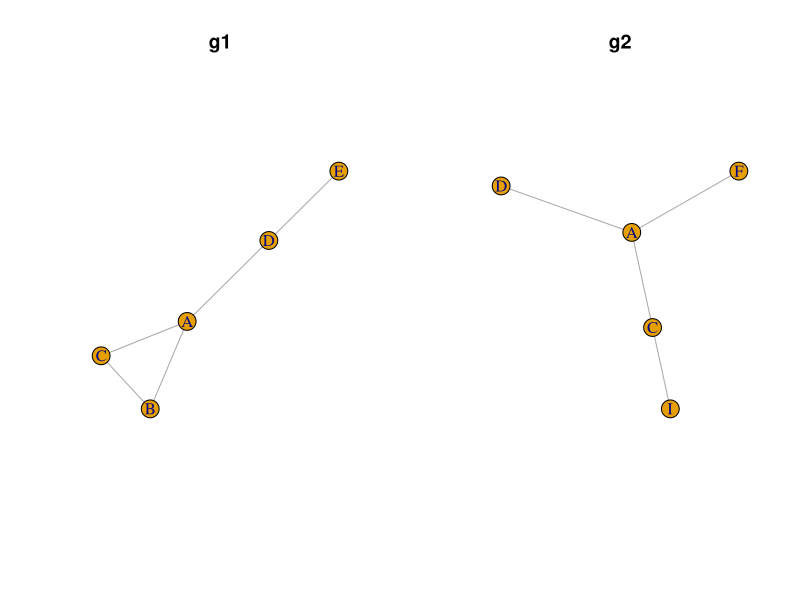
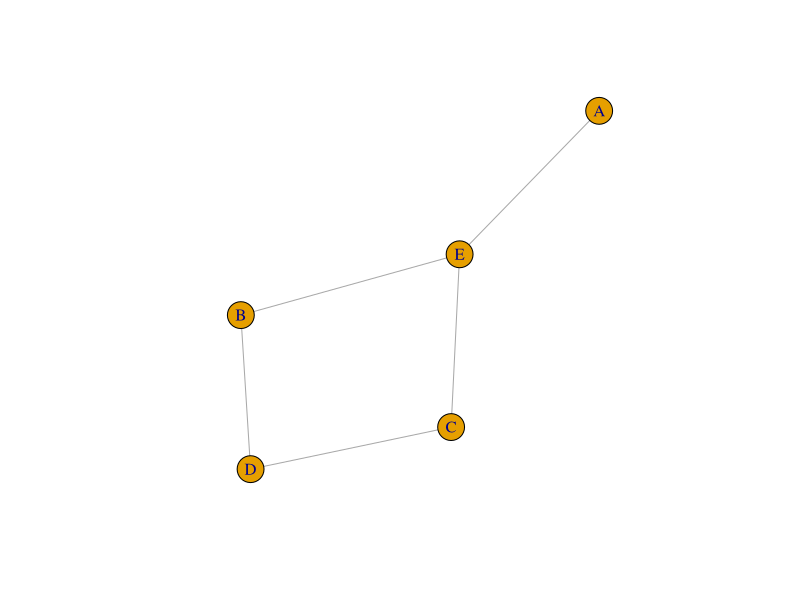
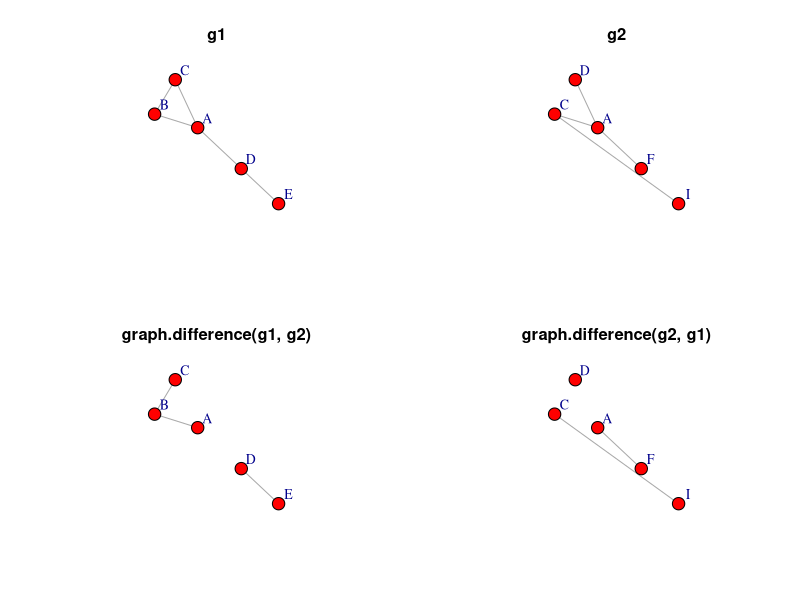
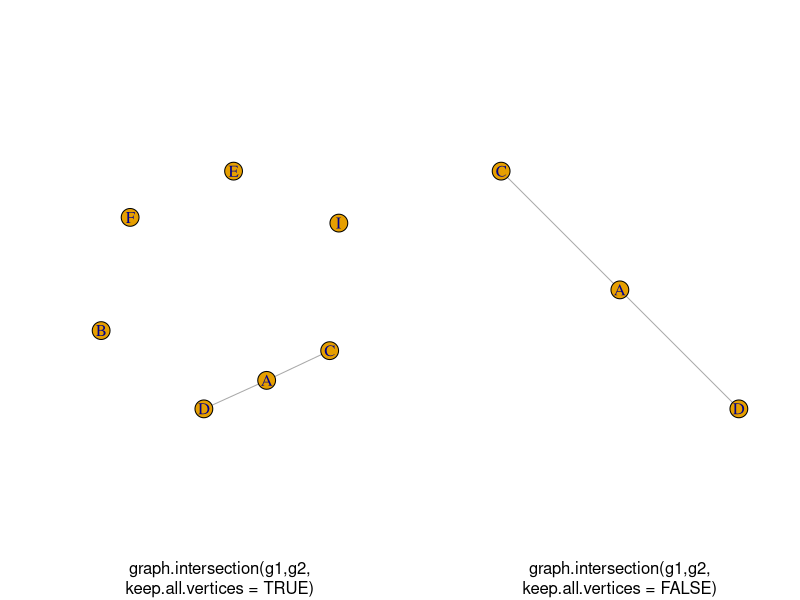

These charts were generated, in order, by the following R code:
## ---- chunk 1
#| warning: false
# Chargement du package
# install.packages("igraph")
library(igraph)

#création des deux graphes
d1 <- rbind(c("A","B"),c("A","C"), c("B","C"), c("A","D"), c("D","E"))
d2 <- rbind(c("A","F"), c("A","D"), c("A","C"), c("C","I"))

g1 <- graph.data.frame(d1, directed = FALSE)
g2 <- graph.data.frame(d2, directed = FALSE)

#visualisation
par(mfrow = c(1,2))
plot(g1, main = "g1")
plot(g2, main = "g2")
## ---- chunk 2
#| echo: false
dev.off()
## ---- chunk 3
#3 points communs (ACD) et deux liens communs (AD et AC)

#ajout d'attributs : degré des sommets
V(g1)$degree <-  degree(g1)
V(g2)$degree <- degree(g2)

#ajout d'attributs aux liens (intermédiarité)
E(g1)$between <- edge.betweenness(g1)
E(g2)$between <- edge.betweenness(g2)

# ajout d'attributs au réseau : densité
g1$densite <- graph.density(g1)
g2$densite <- graph.density(g2)

# fonction complementer
# crée un graphe avec les liens absents du graphe de départ
# les liens présents au départ sont eux supprimés
compg1 <- graph.complementer(g1, loops = FALSE)
plot(compg1)

#les attributs des sommets et du graphe sont conservés
#les attributs des liens sont perdus
V(compg1)$degree
compg1

#fonction graph.difference premier réseau - deuxième réseau (opérateur %m%)
#seuls les liens présents dans le premier réseau et non dans le deuxième sont conservés
#tous les attributs du premier réseau sont gardés
diffg1 <- graph.difference(g1, g2)
diffg1

diffg2 <- graph.difference(g2, g1)

# coordonnées (quasi) identiques pour faciliter la comparaison
lay <- layout.fruchterman.reingold(g1)

# lien A-D présent dans g1 et g2 donc g1-g2 et g2-g1 entrainent sa disparition
par(mfrow = c(2,2))
plot(g1, main = "g1", layout = lay, vertex.color = "red", vertex.size = 20, vertex.label.dist =3)
plot(g2, main = "g2", layout = lay, vertex.color = "red", vertex.size = 20, vertex.label.dist =3)
plot(diffg1, main = "graph.difference(g1, g2)", layout = lay, vertex.color = "red", vertex.size = 20, vertex.label.dist =3)
plot(diffg2, main = "graph.difference(g2, g1)", layout = lay, vertex.color = "red", vertex.size = 20, vertex.label.dist =3)
dev.off()

#calculer degré actualisé
V(diffg1)$degree2 <- degree(diffg1)
V(diffg1)$degree
V(diffg1)$degree2

#graph.disjoint.union pour joindre des graphes dont les sommets différents (opérateur %du%)

#liens communs à deux graphes : conserve les attributs
#tous les sommets sont conservés (opérateur %s%)
interg1 <- graph.intersection(g1,g2, keep.all.vertices = TRUE)

#seuls sommets adjacents aux liens communs sont gardés (ici ACD)
interg2 <- graph.intersection(g1,g2, keep.all.vertices = FALSE)

par(mfrow = c(1,2))
plot(interg1, sub = "graph.intersection(g1,g2,\nkeep.all.vertices = TRUE)")
plot(interg2, sub = "graph.intersection(g1,g2,\nkeep.all.vertices = FALSE)")
dev.off()

#union de graphes : tout lien présent dans un moins un graphe
#sera dans le graphe produit - tous les attributs sont conservés
#ne crée pas de liens multiples

uniong <- graph.union(g1,g2) #opérateur %u%

